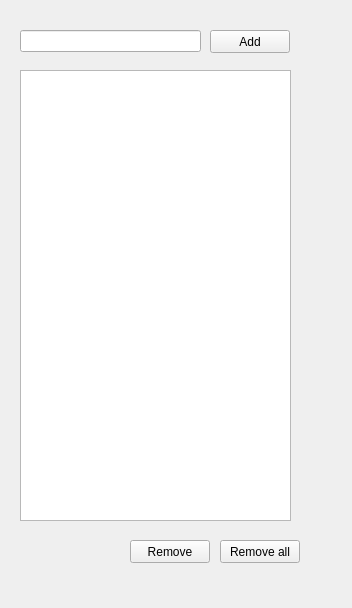
<?xml version="1.0" encoding="UTF-8"?>
<ui version="4.0">
 <class>MainWindow</class>
 <widget class="QMainWindow" name="MainWindow">
  <property name="geometry">
   <rect>
    <x>0</x>
    <y>0</y>
    <width>352</width>
    <height>608</height>
   </rect>
  </property>
  <property name="windowTitle">
   <string>MainWindow</string>
  </property>
  <widget class="QWidget" name="centralwidget">
   <widget class="QLineEdit" name="txtTask">
    <property name="geometry">
     <rect>
      <x>20</x>
      <y>30</y>
      <width>181</width>
      <height>22</height>
     </rect>
    </property>
   </widget>
   <widget class="QPushButton" name="btnAdd">
    <property name="geometry">
     <rect>
      <x>210</x>
      <y>30</y>
      <width>80</width>
      <height>23</height>
     </rect>
    </property>
    <property name="text">
     <string>Add</string>
    </property>
   </widget>
   <widget class="QListWidget" name="listWidget">
    <property name="geometry">
     <rect>
      <x>20</x>
      <y>70</y>
      <width>271</width>
      <height>451</height>
     </rect>
    </property>
   </widget>
   <widget class="QPushButton" name="btnRemoveAll">
    <property name="geometry">
     <rect>
      <x>220</x>
      <y>540</y>
      <width>80</width>
      <height>23</height>
     </rect>
    </property>
    <property name="text">
     <string>Remove all</string>
    </property>
   </widget>
   <widget class="QPushButton" name="btnRemove">
    <property name="geometry">
     <rect>
      <x>130</x>
      <y>540</y>
      <width>80</width>
      <height>23</height>
     </rect>
    </property>
    <property name="text">
     <string>Remove</string>
    </property>
   </widget>
  </widget>
 </widget>
 <resources/>
 <connections/>
</ui>
